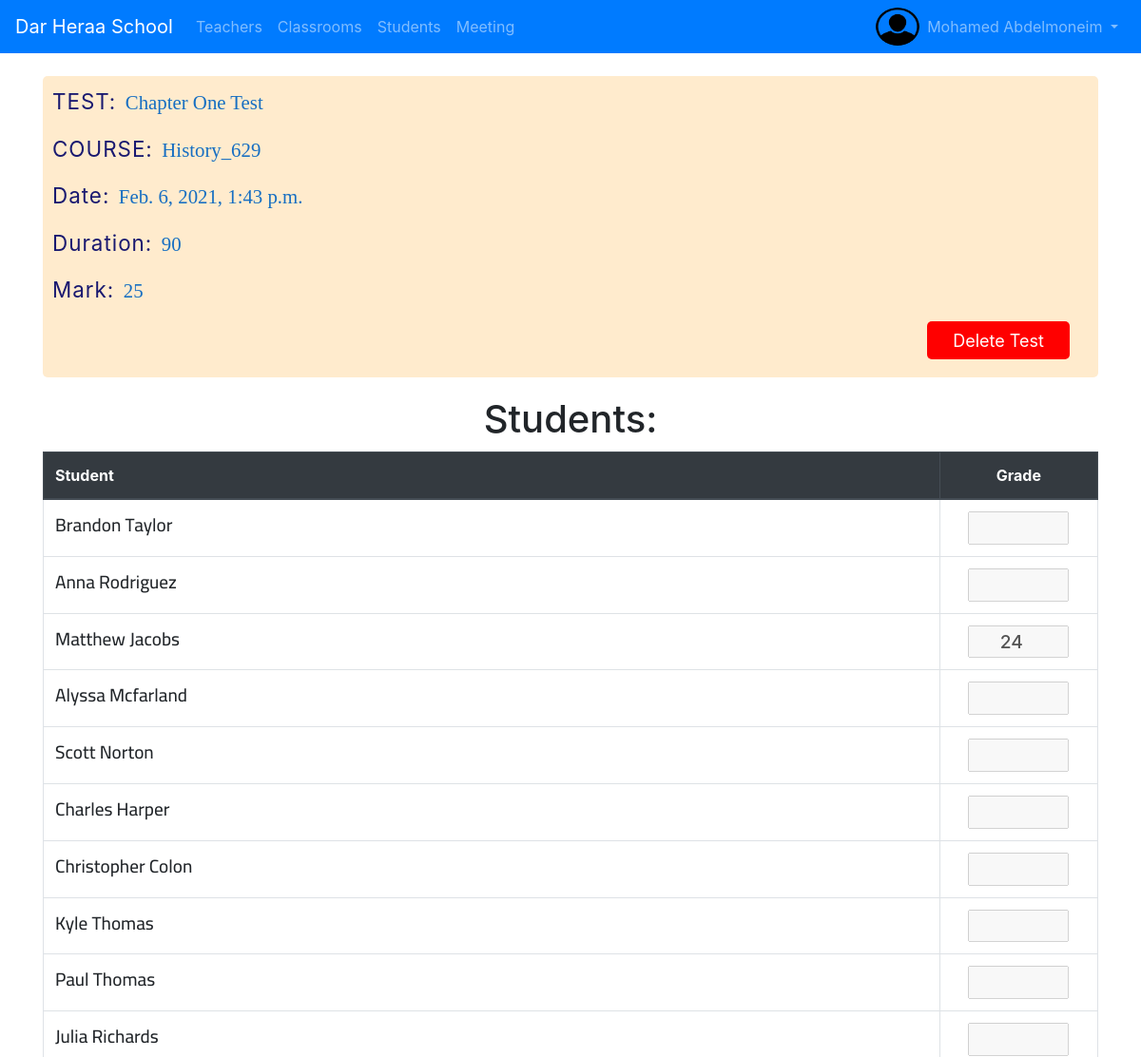
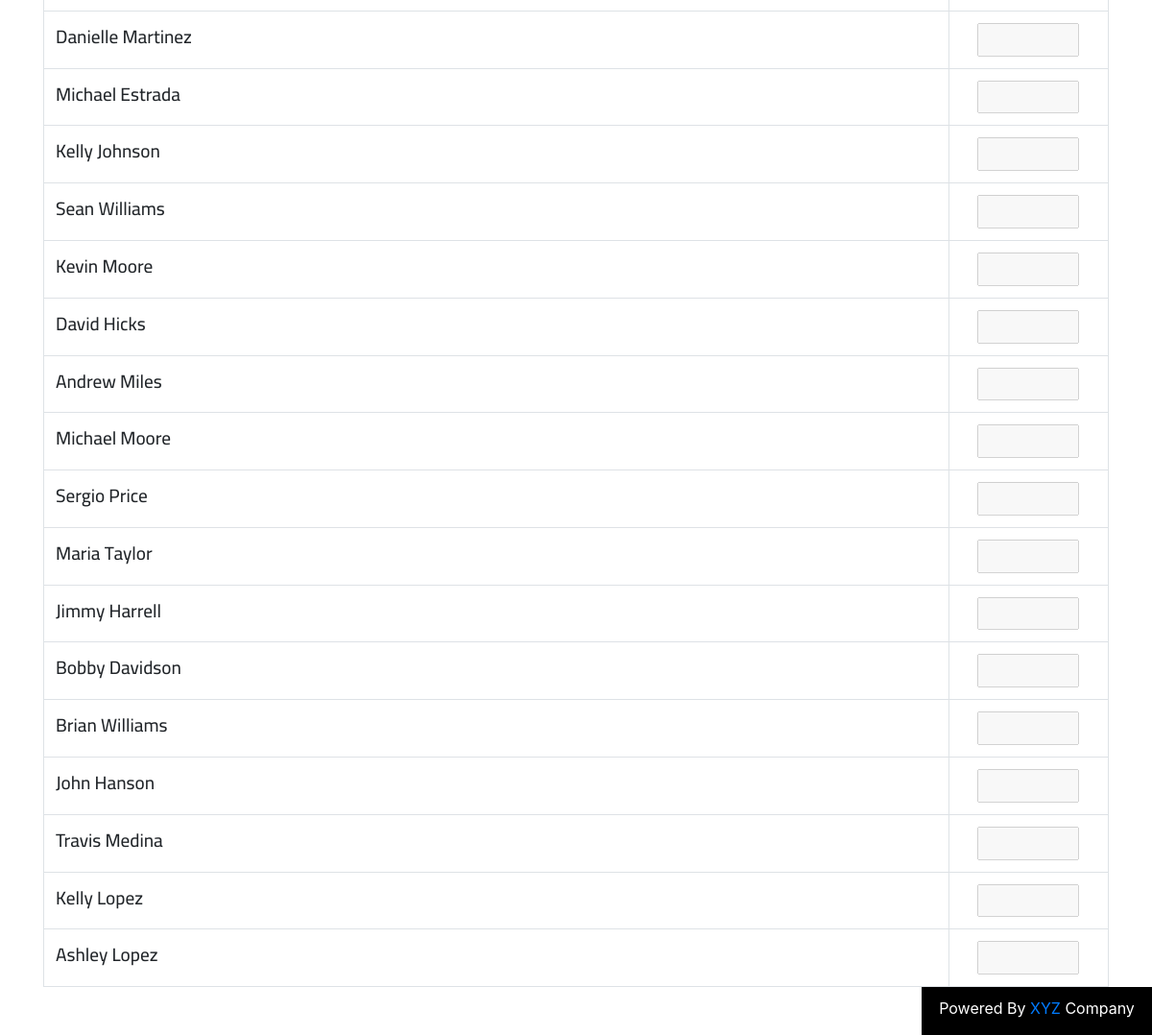
Page /school/course/206/test/35/ (signed in) on the committed database (2 pictures, top to bottom).
### school/models.py (models this page shows, shortened)
class School(models.Model):
    name = models.CharField(max_length=64)
    classrooms_number = models.IntegerField(verbose_name="Number of classes",blank=True,null=True)
    teachers_number = models.IntegerField(verbose_name="Number of teachers in all school",blank=True,null=True)
    students_number = models.IntegerField(verbose_name="Number of students in all school",blank=True,null=True) # sum of students in all classes
    location = models.CharField(max_length=280)
    manager = models.CharField(max_length=50)

class Test(models.Model):
    course = models.ForeignKey(Course,on_delete=models.CASCADE)
    name = models.CharField(max_length=100)
    date = models.DateTimeField(help_text ='Format: <b>Year:Month:Day Hour:Minute</b> <i>example: 2021-2-26 10:00</i>')
    duration = models.SmallIntegerField()
    mark = models.SmallIntegerField()

class Course(models.Model):
    code = models.IntegerField(unique=True)
    name = models.CharField(max_length=64)
    teacher_of_course = models.ForeignKey(Teacher,on_delete=models.CASCADE)
    classroom = models.ForeignKey("school.classroom",on_delete=models.CASCADE)
    def __str__(self):
        return self.name

class Student(models.Model):
    user = models.OneToOneField(User,on_delete=models.CASCADE,null=True)
    national_ID = models.IntegerField(unique=True,blank=True,null=True)
    academic_number = models.IntegerField(unique=True)
    home_phone = models.IntegerField(blank=True,null=True)
    address = models.CharField(max_length=280)
    classroom = models.ForeignKey(Classroom,on_delete=models.CASCADE,related_name='students')
    birth_date = models.DateField(verbose_name='Date of birth')
    father = models.ForeignKey('school.Father',on_delete=models.CASCADE,null=True,blank=True)
    mother = models.ForeignKey('school.Mother',on_delete=models.CASCADE,null=True,blank=True)
    photo = models.ImageField(upload_to='students/',blank=True,null=True)
    gender = models.IntegerField(choices=GENDER_CHOICES)
    def __str__(self):
        name = '{} {}'.format(self.user.first_name,self.user.last_name)
        return name

class Grade(models.Model):
    test = models.ForeignKey(Test, on_delete=models.CASCADE)
    student = models.ForeignKey(Student,on_delete=models.CASCADE)
    value = models.PositiveSmallIntegerField(blank=True,null=True)
    def __str__(self):
        return str(self.value)

### school/views.py (the view)
# urls.py: path('course/<int:course_num>/test/<int:pk>/',views.TestDetailView.as_view(),name='test_detail'),
class TestDetailView(UserPassesTestMixin, DetailView):
    def test_func(self):
        self.object = self.get_object()
        teacher_of_the_course = self.object.course.teacher_of_course.user
        current_user = self.request.user
        return (self.request.user.groups.filter(name='Teacher').exists() and teacher_of_the_course == current_user) or current_user.is_staff
    model = Test
    context_object_name = 'test'
    def get(self, request, *args, **kwargs):
        course_num = self.kwargs['pk']
        return super().get(request, *args, **kwargs)
    def get_context_data(self, **kwargs):
        context = super().get_context_data(**kwargs)
        test = self.get_object()
        grades_of_test = test.grade_set.all()
        students_grades = {}
        for grade in grades_of_test:
            students_grades[grade.student] = grade
        school = School.objects.first()
        school_name = school.name
        context['school'] = school_name
        context['enrolled_students'] = students_grades
        context.update(kwargs)
        return context

### school/templates/school/test_detail.html (shortened to what this page needs)
{%extends 'school/base.html' %}
{%load static%}
{%block head%}
<link rel="stylesheet" href="{% static 'css/test.css' %}">
{%endblock%}
{%block body%}
<div class="container mt-4">
<div id='test-details'>
    <p><span class='p-name'> TEST:</span>  <span class="p-content">{{test.name}}</span> </p>
    <p> <span class='p-name'>COURSE:</span> <span class="p-content">{{test.course}}</span> </p>
    <p> <span class='p-name'>Date:</span> <span class="p-content">{{test.date}}</span> </p>
    <p> <span class='p-name'>Duration:</span> <span class="p-content">{{test.duration}}</span> </p>
    <p> <span class='p-name'>Mark:</span> <span class="p-content">{{test.mark}}</span> </p>
    <p><a class='delete_test' href="{% url 'school:delete_test' pk=test.pk%}">Delete Test</a></p>
</div>
<div id='students'>
<h1 id='students-header'>Students:</h2>
<table class="table table-bordered">
    <thead class="thead-dark">
        <tr>
            <th scope="col">Student</th>
            <th class='grade-col' scope="col">Grade</th>
        </tr>
    </thead>
    <tbody>
        {%for student,grade in enrolled_students.items %}
        <tr>
            <td class="student_name">{{student |title}}</td>
            {%if test.course.teacher_of_course.user == user and user.teacher %}
            <td class='grade-col'> <input type="number" name="grade" class="grade" value="{{grade}}">
            {%elif user.is_staff%}
            <td class='grade-col'> <input type="number" name="grade" class="grade" value="{{grade}}" disabled>
            {%endif%}
            </td>
        </tr>
        {%endfor%}
    </tbody>
</table>
</div>
</div>
{%endblock%}

### school/templates/school/base.html (shortened to what this page needs)
{%load static%}
<!DOCTYPE html>
<html lang="en">
<head>
  <link rel="stylesheet" href="{% static 'css/bootstrap.min.css'%}">
  <link rel="stylesheet" href="{% static 'css/style.css'%}">
  <link rel="stylesheet" href="{% static 'css/footer.css'%}">
  {%block head%}{%endblock%}
</head>
<body>
  <nav class="navbar navbar-expand-md navbar-dark bg-primary">
    <a class="navbar-brand" href="{% url 'school:home' %}">{{school}}</a>
    <div class="collapse navbar-collapse" id="navbarSupportedContent">
    <ul class="navbar-nav mr-auto">
      {%if user.is_staff %}
      <li class="nav-item"> <a class="nav-link" href="{% url 'school:teachers' %}"> Teachers </a></li>
      <li class="nav-item"> <a class="nav-link" href="{% url 'school:classrooms' %}"> Classrooms </a></li>
      <li class="nav-item"> <a class="nav-link" href="{% url 'school:students' %}"> Students </a></li>
      <li class='nav-item'> <a class='nav-link' href="{% url 'school:meetings' %}"> Meeting </a> </li>
      {%endif%}
    </ul>
    {% if user.is_authenticated %}
    <div class="collapse navbar-collapse" id="mainMenu">
      <ul class="navbar-nav ml-auto">
        {%if user.is_staff.photo%}
        <li class='nav-item' style='padding:0;width:46px;'> <a class='nav-link' style="padding: 0;" href=""><img
              id='account-picture' src="{{user.student.photo.url}}" style='margin:0' width="46" height="40"></a></li>
        <li class="nav-item dropdown">
          <a class="nav-link dropdown-toggle" href="#" id="userMenu" data-toggle="dropdown" aria-haspopup="true"
            aria-expanded="false">
            {{ user.username }}</a>
          {%else%}
        <li class='nav-item' style='padding:0;width:46px;'> <a class='nav-link' style="padding: 0;" href=""><img
              id='account-picture' src="{%static 'default/avatar.png'%}" style='margin:0' width="46" height="40"></a>
        </li>
        <li class="nav-item dropdown">
          <a class="nav-link dropdown-toggle" href="#" id="userMenu" data-toggle="dropdown" aria-haspopup="true"
            aria-expanded="false">
            {{ user.first_name  | title}} {{ user.last_name  | title}} </a>
          {%endif%}
        </li>
      </ul>
    </div>
    {%else%}
    <form class="form-inline ml-auto">
      <a href="{%url 'accounts:login'%}" class="btn btn-warning ">Log in</a>
    </form>
    {%endif%}
    </div>
  </nav>
  {% block body%}{%endblock%}
  <footer id='main-footer'>
    <p>Powered By <a target='blank' href="https://www.facebook.com/profile.php?id=100034115106759">XYZ</a> Company</p>
  </footer>
</body>
</html>

### school/static/css/style.css (style rules this page uses)
body { user-select: none; }
#account-picture { border-radius: 50%; }

### school/static/css/footer.css (style rules this page uses)
html { position: relative; min-height: 100%; }
body { margin-bottom: 50px; }
#main-footer { position: absolute; bottom: 0; right: 0; background-color:black; width: 20vw; text-align: center; padding-top: 10px; display:block; }
#main-footer p { color: white; }

### school/static/css/test.css (style rules this page uses)
.grade { width: 75%; text-align: center; font-size: 1.2em; font-weight: 500; }
.table { width:100%; }
.grade-col { width: 15%; text-align: center; }
.student_name { font-weight:500; font-size: 1.2em; font-family: 'Cairo', sans-serif; }
.p-name { font-size: 1.4em; letter-spacing: 1px; color: midnightblue; }
.p-content { font-size: 1.3em; font-family: cursive; padding-left: 5px; color: rgb(22, 110, 194); }
#test-details { background-color: blanchedalmond; border-radius: 5px; padding: 10px; }
#students { padding-top: 10px; }
#students-header { text-align: center; margin:10px; }
.delete_test { display:inline-block; width:150px; height:40px; background-color:red; border-radius: 5px; text-align: center; padding-top: 7px; color:white; font-size:large; margin-left: 920px; margin-bottom: -25px; }

### rows in the picture
School: name "Dar Heraa School"
Test: name "Chapter One Test", course "History_629", date "Feb. 6, 2021, 1:43 p.m.", duration "90", mark "25"
Student: user.last_name "Brandon Taylor"
Student: user.last_name "Anna Rodriguez"
Student: user.last_name "Matthew Jacobs", grade "24"
Student: user.last_name "Alyssa Mcfarland"
Student: user.last_name "Scott Norton"
Student: user.last_name "Charles Harper"
Student: user.last_name "Christopher Colon"
Student: user.last_name "Kyle Thomas"
Student: user.last_name "Paul Thomas"
Student: user.last_name "Julia Richards"
Student: user.last_name "Danielle Martinez"
Student: user.last_name "Michael Estrada"
Student: user.last_name "Kelly Johnson"
Student: user.last_name "Sean Williams"
Student: user.last_name "Kevin Moore"
Student: user.last_name "David Hicks"
Student: user.last_name "Andrew Miles"
Student: user.last_name "Michael Moore"
Student: user.last_name "Sergio Price"
Student: user.last_name "Maria Taylor"
Student: user.last_name "Jimmy Harrell"
Student: user.last_name "Bobby Davidson"
Student: user.last_name "Brian Williams"
Student: user.last_name "John Hanson"
Student: user.last_name "Travis Medina"
Student: user.last_name "Kelly Lopez"
Student: user.last_name "Ashley Lopez"

### other values in the picture
{{ user.first_name  | title }} "Mohamed"
{{ user.last_name  | title }} "Abdelmoneim"
